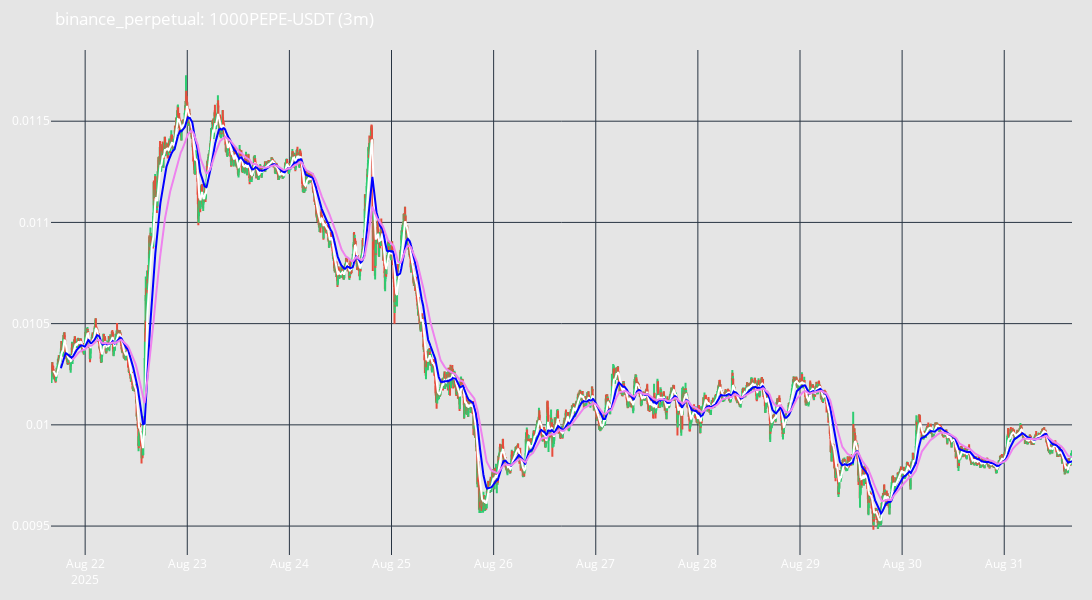

The notebook cell saved with this chart:
### Code cell
from core.features.candles.peak_analyzer import PeakAnalyzer
import plotly.graph_objects as go
from plotly.subplots import make_subplots

ema_short = 12
ema_medium = 47
ema_long = 100


df = candles.data.copy()
df.ta.ema(length=ema_short, append=True)
df.ta.ema(length=ema_medium, append=True)
df.ta.ema(length=ema_long, append=True)

short_ema = df[f"EMA_{ema_short}"]
medium_ema = df[f"EMA_{ema_medium}"]
long_ema = df[f"EMA_{ema_long}"]
close = df["close"]


long_condition = (short_ema > medium_ema) & (medium_ema > long_ema) & (short_ema > long_ema)
short_condition = (short_ema < medium_ema) & (medium_ema < long_ema) & (short_ema < long_ema)

df.loc[long_condition, "signal"] = 1
df.loc[short_condition, "signal"] = -1


fig = candles.fig(width=1200)
ema_fast = f'EMA_{ema_short}'
ema_med = f'EMA_{ema_medium}' 
ema_slow = f'EMA_{ema_long}'

fig.add_trace(go.Scatter(x=df.index, y=df[ema_fast],
                         line=dict(color='white', width=2),
                         name='Fast EMA'))
fig.add_trace(go.Scatter(x=df.index, y=df[ema_med],
                         line=dict(color='blue', width=2), 
                         name='Medium EMA'))
fig.add_trace(go.Scatter(x=df.index, y=df[ema_slow],
                         line=dict(color='violet', width=2),
                         name='Slow EMA'))

fig.show()

### Figure 1 — Plotly figure (JSON) as saved in the notebook; plotly's stock layout.template omitted (floating-point values rounded to 4 significant figures; data arrays with more than 128 entries replaced by an {"elided": "..."} marker saying what was removed)
{"data": [{"close": {"elided": "4799 float values"}, "decreasing": {"line": {"color": "#E74C3C"}}, "high": {"elided": "4799 float values"}, "increasing": {"line": {"color": "#2ECC71"}}, "low": {"elided": "4799 float values"}, "name": "Candlesticks", "open": {"elided": "4799 float values"}, "x": {"elided": "4799 str values"}, "type": "candlestick"}, {"line": {"color": "white", "width": 2}, "name": "Fast EMA", "x": {"elided": "4799 str values"}, "y": {"elided": "4799 float values"}, "type": "scatter"}, {"line": {"color": "blue", "width": 2}, "name": "Medium EMA", "x": {"elided": "4799 str values"}, "y": {"elided": "4799 float values"}, "type": "scatter"}, {"line": {"color": "violet", "width": 2}, "name": "Slow EMA", "x": {"elided": "4799 str values"}, "y": {"elided": "4799 float values"}, "type": "scatter"}], "layout": {"font": {"color": "white", "size": 12}, "margin": {"l": 20, "r": 20, "t": 50, "b": 20}, "xaxis": {"rangeslider": {"visible": false}}, "title": {"text": "binance_perpetual: 1000PEPE-USDT (3m)"}, "plot_bgcolor": "rgba(0, 0, 0, 0)", "paper_bgcolor": "rgba(0, 0, 0, 0.1)", "height": 600, "width": 1200, "hovermode": "x unified", "showlegend": false}}
